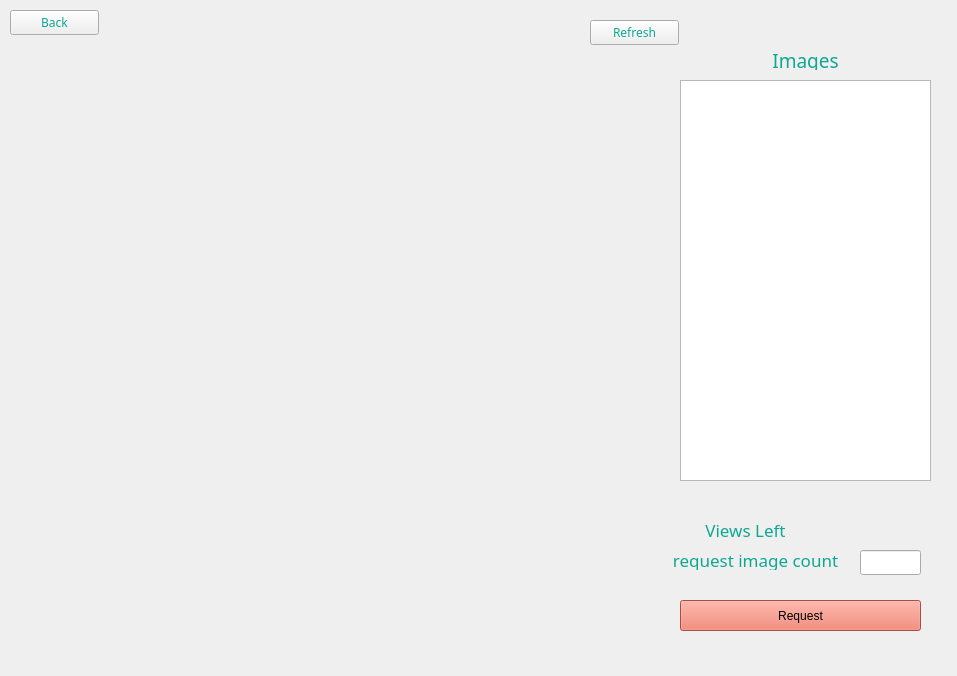
<?xml version="1.0" encoding="UTF-8"?>
<ui version="4.0">
 <class>PeerProfile</class>
 <widget class="QWidget" name="PeerProfile">
  <property name="geometry">
   <rect>
    <x>0</x>
    <y>0</y>
    <width>957</width>
    <height>676</height>
   </rect>
  </property>
  <property name="windowTitle">
   <string>Form</string>
  </property>
  <widget class="QPushButton" name="back">
   <property name="geometry">
    <rect>
     <x>10</x>
     <y>10</y>
     <width>89</width>
     <height>25</height>
    </rect>
   </property>
   <property name="font">
    <font>
     <family>Ubuntu Mono</family>
    </font>
   </property>
   <property name="styleSheet">
    <string notr="true">color: rgb(14, 168, 146);</string>
   </property>
   <property name="text">
    <string>Back</string>
   </property>
  </widget>
  <widget class="QLabel" name="image">
   <property name="geometry">
    <rect>
     <x>10</x>
     <y>50</y>
     <width>641</width>
     <height>611</height>
    </rect>
   </property>
   <property name="text">
    <string/>
   </property>
  </widget>
  <widget class="QLabel" name="label_2">
   <property name="geometry">
    <rect>
     <x>670</x>
     <y>50</y>
     <width>271</width>
     <height>20</height>
    </rect>
   </property>
   <property name="font">
    <font>
     <family>Ubuntu Mono</family>
     <pointsize>14</pointsize>
    </font>
   </property>
   <property name="styleSheet">
    <string notr="true">color: rgb(14, 168, 146);</string>
   </property>
   <property name="text">
    <string>Images</string>
   </property>
   <property name="alignment">
    <set>Qt::AlignCenter</set>
   </property>
  </widget>
  <widget class="QListWidget" name="imageList">
   <property name="geometry">
    <rect>
     <x>680</x>
     <y>80</y>
     <width>251</width>
     <height>401</height>
    </rect>
   </property>
   <property name="font">
    <font>
     <family>Ubuntu Mono</family>
     <pointsize>15</pointsize>
    </font>
   </property>
   <property name="styleSheet">
    <string notr="true">selection-background-color: rgb(14, 168, 146);
border-color: rgb(14, 168, 146);</string>
   </property>
  </widget>
  <widget class="QPushButton" name="request">
   <property name="geometry">
    <rect>
     <x>680</x>
     <y>600</y>
     <width>241</width>
     <height>31</height>
    </rect>
   </property>
   <property name="styleSheet">
    <string notr="true">background-color: rgb(234, 110, 89);</string>
   </property>
   <property name="text">
    <string>Request</string>
   </property>
  </widget>
  <widget class="QLabel" name="label_4">
   <property name="geometry">
    <rect>
     <x>670</x>
     <y>550</y>
     <width>171</width>
     <height>20</height>
    </rect>
   </property>
   <property name="font">
    <font>
     <family>Ubuntu Mono</family>
     <pointsize>13</pointsize>
    </font>
   </property>
   <property name="styleSheet">
    <string notr="true">color: rgb(14, 168, 146);</string>
   </property>
   <property name="text">
    <string>request image count</string>
   </property>
   <property name="alignment">
    <set>Qt::AlignCenter</set>
   </property>
  </widget>
  <widget class="QLineEdit" name="count">
   <property name="geometry">
    <rect>
     <x>860</x>
     <y>550</y>
     <width>61</width>
     <height>25</height>
    </rect>
   </property>
  </widget>
  <widget class="QLabel" name="label_5">
   <property name="geometry">
    <rect>
     <x>660</x>
     <y>520</y>
     <width>171</width>
     <height>20</height>
    </rect>
   </property>
   <property name="font">
    <font>
     <family>Ubuntu Mono</family>
     <pointsize>13</pointsize>
    </font>
   </property>
   <property name="styleSheet">
    <string notr="true">color: rgb(14, 168, 146);</string>
   </property>
   <property name="text">
    <string>Views Left</string>
   </property>
   <property name="alignment">
    <set>Qt::AlignCenter</set>
   </property>
  </widget>
  <widget class="QLabel" name="views">
   <property name="geometry">
    <rect>
     <x>830</x>
     <y>520</y>
     <width>67</width>
     <height>17</height>
    </rect>
   </property>
   <property name="text">
    <string/>
   </property>
  </widget>
  <widget class="QPushButton" name="refresh">
   <property name="geometry">
    <rect>
     <x>590</x>
     <y>20</y>
     <width>89</width>
     <height>25</height>
    </rect>
   </property>
   <property name="font">
    <font>
     <family>Ubuntu Mono</family>
    </font>
   </property>
   <property name="styleSheet">
    <string notr="true">color: rgb(14, 168, 146);</string>
   </property>
   <property name="text">
    <string>Refresh</string>
   </property>
  </widget>
 </widget>
 <resources/>
 <connections/>
</ui>
